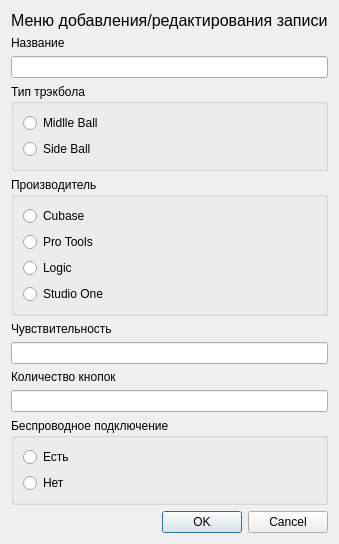
<?xml version="1.0" encoding="UTF-8"?>
<ui version="4.0">
 <class>Dialog</class>
 <widget class="QDialog" name="Dialog">
  <property name="geometry">
   <rect>
    <x>0</x>
    <y>0</y>
    <width>329</width>
    <height>527</height>
   </rect>
  </property>
  <property name="windowTitle">
   <string>Dialog</string>
  </property>
  <layout class="QVBoxLayout" name="verticalLayout_5">
   <item>
    <widget class="QLabel" name="label_2">
     <property name="font">
      <font>
       <pointsize>12</pointsize>
      </font>
     </property>
     <property name="text">
      <string>Меню добавления/редактирования записи</string>
     </property>
    </widget>
   </item>
   <item>
    <layout class="QVBoxLayout" name="verticalLayout_4">
     <item>
      <widget class="QLabel" name="label">
       <property name="text">
        <string>Название</string>
       </property>
      </widget>
     </item>
     <item>
      <widget class="QLineEdit" name="Name"/>
     </item>
     <item>
      <widget class="QGroupBox" name="groupBox_2">
       <property name="title">
        <string>Тип трэкбола</string>
       </property>
       <layout class="QVBoxLayout" name="verticalLayout_3">
        <item>
         <widget class="QRadioButton" name="rdMidlle">
          <property name="text">
           <string>Midlle Ball</string>
          </property>
         </widget>
        </item>
        <item>
         <widget class="QRadioButton" name="rdSide">
          <property name="text">
           <string>Side Ball</string>
          </property>
         </widget>
        </item>
       </layout>
      </widget>
     </item>
     <item>
      <widget class="QGroupBox" name="groupBox">
       <property name="title">
        <string>Производитель</string>
       </property>
       <layout class="QVBoxLayout" name="verticalLayout_2">
        <item>
         <widget class="QRadioButton" name="rdCubase">
          <property name="text">
           <string>Cubase</string>
          </property>
         </widget>
        </item>
        <item>
         <widget class="QRadioButton" name="rdPro">
          <property name="text">
           <string>Pro Tools</string>
          </property>
         </widget>
        </item>
        <item>
         <widget class="QRadioButton" name="rdLogic">
          <property name="text">
           <string>Logic</string>
          </property>
         </widget>
        </item>
        <item>
         <widget class="QRadioButton" name="rdStudio">
          <property name="text">
           <string>Studio One</string>
          </property>
         </widget>
        </item>
       </layout>
      </widget>
     </item>
     <item>
      <widget class="QLabel" name="label_4">
       <property name="text">
        <string>Чувствительность</string>
       </property>
      </widget>
     </item>
     <item>
      <widget class="QLineEdit" name="Sens"/>
     </item>
     <item>
      <widget class="QLabel" name="label_3">
       <property name="text">
        <string>Количество кнопок</string>
       </property>
      </widget>
     </item>
     <item>
      <widget class="QLineEdit" name="btnAm"/>
     </item>
     <item>
      <widget class="QGroupBox" name="groupBox_3">
       <property name="title">
        <string>Беспроводное подключение</string>
       </property>
       <layout class="QVBoxLayout" name="verticalLayout">
        <item>
         <widget class="QRadioButton" name="rdYes">
          <property name="text">
           <string>Есть</string>
          </property>
         </widget>
        </item>
        <item>
         <widget class="QRadioButton" name="rdNo">
          <property name="text">
           <string>Нет</string>
          </property>
         </widget>
        </item>
       </layout>
      </widget>
     </item>
     <item>
      <widget class="QDialogButtonBox" name="buttonBox">
       <property name="orientation">
        <enum>Qt::Horizontal</enum>
       </property>
       <property name="standardButtons">
        <set>QDialogButtonBox::Cancel|QDialogButtonBox::Ok</set>
       </property>
      </widget>
     </item>
    </layout>
   </item>
  </layout>
 </widget>
 <resources/>
 <connections>
  <connection>
   <sender>buttonBox</sender>
   <signal>accepted()</signal>
   <receiver>Dialog</receiver>
   <slot>accept()</slot>
   <hints>
    <hint type="sourcelabel">
     <x>248</x>
     <y>254</y>
    </hint>
    <hint type="destinationlabel">
     <x>157</x>
     <y>274</y>
    </hint>
   </hints>
  </connection>
  <connection>
   <sender>buttonBox</sender>
   <signal>rejected()</signal>
   <receiver>Dialog</receiver>
   <slot>reject()</slot>
   <hints>
    <hint type="sourcelabel">
     <x>316</x>
     <y>260</y>
    </hint>
    <hint type="destinationlabel">
     <x>286</x>
     <y>274</y>
    </hint>
   </hints>
  </connection>
 </connections>
</ui>
